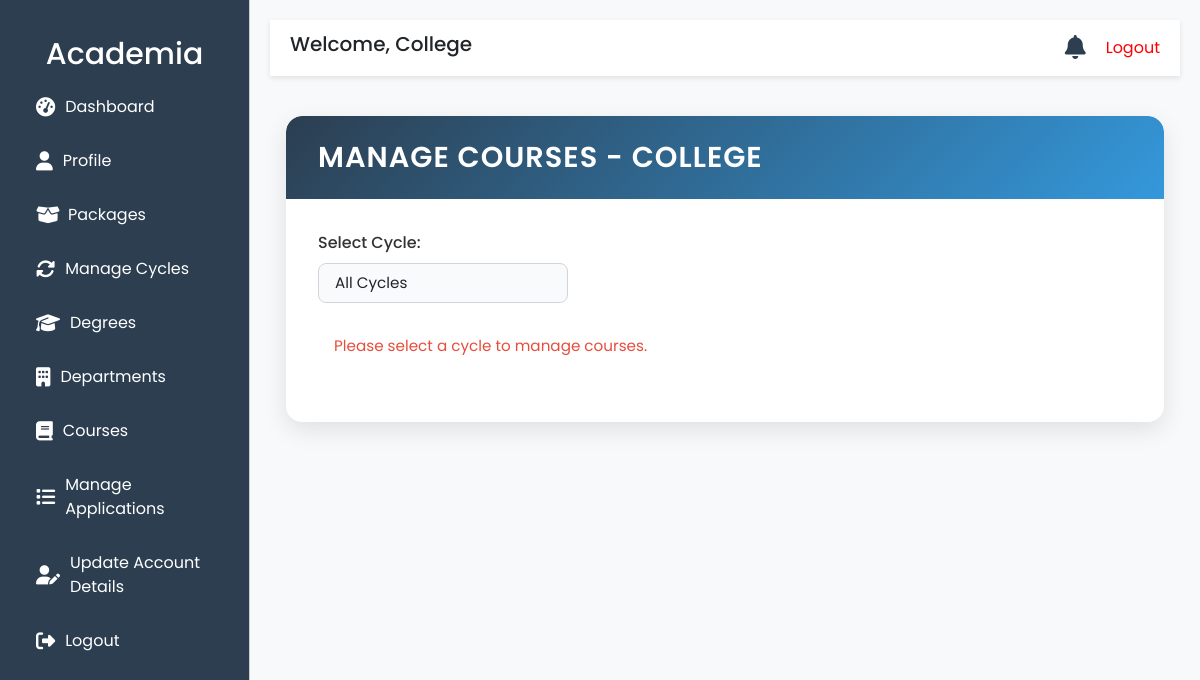
/colleges/courses/all/ (signed in), run on the app's committed database.
### core/models.py (models this page shows, shortened)
class User(AbstractUser):
    USER_TYPE_CHOICES = (
        ('student', 'Student'),
        ('school', 'School'),
        ('college', 'College'),
        ('super_admin', 'Super Admin'),
    )
    user_type = models.CharField(max_length=20, choices=USER_TYPE_CHOICES, default='student')
    is_approved = models.BooleanField(default=False)
    last_login = models.DateTimeField(null=True, blank=True)
    last_logout = models.DateTimeField(null=True, blank=True)
    password_reset_requested_at = models.DateTimeField(null=True, blank=True)
    password_reset_created_at = models.DateTimeField(null=True, blank=True)
    email = models.EmailField(unique=True, error_messages={
        'unique': "A user with that email already exists.",
    })
    objects = CustomUserManager()

### colleges/models.py (models this page shows, shortened)
class CollegeProfile(models.Model):
    user = models.OneToOneField(User, on_delete=models.CASCADE, related_name='college_profile')
    college_name = models.CharField(max_length=255)
    principal_name = models.CharField(max_length=100)
    contact_phone = models.CharField(max_length=15)
    alternate_phone_number = models.CharField(max_length=15, blank=True, null=True)
    contact_email = models.EmailField()
    college_type = models.CharField(
        max_length=50,
        choices=[('Private', 'Private'), ('Government', 'Government'), ('Autonomous', 'Autonomous')]
    )
    affiliation = models.CharField(max_length=100)
    accreditation = models.CharField(
        max_length=100,
        choices=[('AICTE', 'AICTE'), ('NAAC', 'NAAC'), ('NBA', 'NBA'), ('', 'Other')]
    )
    courses_offered = models.TextField(blank=True, null=True)
    streams_available = models.TextField(blank=True, null=True)
    medium_of_instruction = models.CharField(
        max_length=50,
        choices=[('English', 'English'), ('Telugu', 'Telugu'), ('Hindi', 'Hindi'), ('Other', 'Other')],
        blank=True,
        null=True
    )
    established_year = models.IntegerField()
    total_students = models.IntegerField()
    total_faculty = models.IntegerField()
    college_code = models.CharField(max_length=50, blank=True, null=True)
    website = models.URLField(blank=True, null=True)
    hostel_availability = models.BooleanField(default=False)
    hostel_capacity_boys = models.IntegerField(blank=True, null=True)
    hostel_capacity_girls = models.IntegerField(blank=True, null=True)
    library = models.BooleanField(default=False)
    library_books_count = models.IntegerField(blank=True, null=True)
    labs = models.TextField(blank=True, null=True)
    placement_cell = models.BooleanField(default=False)
    placement_percentage = models.FloatField(blank=True, null=True)
    top_recruiters = models.TextField(blank=True, null=True)
    other_facilities = models.TextField(blank=True, null=True)
    street_address = models.CharField(max_length=255)
    city = models.CharField(max_length=100)
    state = models.CharField(max_length=100, blank=True)
    district = models.CharField(max_length=100, blank=True)
    pincode = models.CharField(max_length=10)
    profile_pic = models.ImageField(upload_to='college_logos/', blank=True, null=True)
    accreditation_certificate = models.FileField(upload_to='college_certificates/', blank=True, null=True)
    brochure = models.FileField(upload_to='college_brochures/', blank=True, null=True)
    created_at = models.DateTimeField(default=timezone.now)
    updated_at = models.DateTimeField(default=timezone.now)

### colleges/views.py (the view)
# urls.py: path('courses/all/', views.course_list_all, name='course_list_all'),
@login_required
def course_list_all(request):
    college_profile = get_object_or_404(CollegeProfile, user=request.user)
    selected_cycle_id = request.GET.get('cycle_id')
    selected_cycle = None
    if selected_cycle_id:
        selected_cycle = get_object_or_404(AdmissionCycle, id=selected_cycle_id, college=college_profile)
    degrees = college_profile.degrees.filter(cycle=selected_cycle) if selected_cycle else college_profile.degrees.all()
    degree_department_courses = {}
    all_departments = {}
    all_departments_exist = False
    for degree in degrees:
        dept_courses = {}
        departments = degree.departments.filter(cycle=selected_cycle) if selected_cycle else degree.departments.all()
        print(f"Degree: {degree.name}, Cycle: {selected_cycle.year if selected_cycle else 'All'}, Departments found: {departments.count()}")
        if departments.exists():
            all_departments_exist = True
            all_departments[degree] = departments
        for department in departments:
            courses = department.courses.filter(cycle=selected_cycle) if selected_cycle else department.courses.all()
            if courses.exists():
                dept_courses[department] = courses
        if dept_courses or departments.exists():
            degree_department_courses[degree] = dept_courses
    cycles = AdmissionCycle.objects.filter(college=college_profile).order_by('-year')
    has_degrees = degrees.exists()
    has_departments = all_departments_exist
    return render(request, 'colleges/course_list_all.html', {
        'college_profile': college_profile,
        'degrees': degrees,
        'degree_department_courses': degree_department_courses,
        'all_departments': all_departments,
        'cycles': cycles,
        'selected_cycle_id': selected_cycle_id,
        'selected_cycle': selected_cycle,
        'has_degrees': has_degrees,
        'has_departments': has_departments,
    })

### colleges/templates/colleges/course_list_all.html (shortened to what this page needs)
{% extends 'colleges/base.html' %}
{% block content %}
<div class="course-list-container">
    <div class="card">
        <div class="card-header">
            <h3>Manage Courses - {{ college_profile.college_name }}</h3>
        </div>
        <div class="card-body">
            <form method="get" class="mb-3">
                <label for="cycle_id" class="form-label">Select Cycle:</label>
                <select name="cycle_id" id="cycle_id" class="form-select" onchange="this.form.submit()">
                    <option value="" {% if not selected_cycle_id %}selected{% endif %}>All Cycles</option>
                </select>
            </form>
            {% if selected_cycle %}
                {% if not has_degrees %}
                    <p class="text-danger">No degrees added for cycle {{ selected_cycle.year }}. <a href="{% url 'colleges:add_degree' %}?cycle_id={{ selected_cycle_id }}">Add a Degree</a> first.</p>
                {% elif not has_departments %}
                    <p class="text-danger">No departments added for the selected cycle. <a href="{% url 'colleges:department_list' %}?cycle_id={{ selected_cycle_id }}">Add a Department</a> first.</p>
                {% else %}
                    <div class="dropdown mb-3">
                        <button class="btn btn-primary dropdown-toggle" type="button" id="addCourseDropdown" data-bs-toggle="dropdown" aria-expanded="false">
                            Add Course
                        </button>
                        <ul class="dropdown-menu" aria-labelledby="addCourseDropdown">
                            {% for degree, departments in all_departments.items %}
                                {% for department in departments %}
                                    {% if department.cycle_id == selected_cycle.id %}
                                        <li><a class="dropdown-item" href="{% url 'colleges:add_course' degree.id department.id %}?cycle_id={{ selected_cycle_id }}">Add to {{ degree.name }} - {{ department.name }}</a></li>
                                    {% endif %}
                                {% endfor %}
                            {% empty %}
                                <li><p class="dropdown-item-text">No departments found.</p></li>
                            {% endfor %}
                        </ul>
                    </div>
                    {% for degree, dept_courses in degree_department_courses.items %}
                        <div class="mb-4">
                            <h5>{{ degree.name }} (Cycle: {{ selected_cycle.year }})</h5>
                            {% for department, courses in dept_courses.items %}
                                <h6>{{ department.name }}</h6>
                                {% if courses %}
                                    <div class="table-responsive">
                                        <table class="table">
                                            <thead>
                                                <tr>
                                                    <th>Course Code</th>
                                                    <th>Name</th>
                                                    <th>Semester</th>
                                                    <th>Credits</th>
                                                    <th>Actions</th>
                                                </tr>
                                            </thead>
                                            <tbody>
                                                {% for course in courses %}
                                                    <tr>
                                                        <td data-label="Course Code">{{ course.course_code }}</td>
                                                        <td data-label="Name">{{ course.name }}</td>
                                                        <td data-label="Semester">{{ course.semester }}</td>
                                                        <td data-label="Credits">{{ course.credits }}</td>
                                                        <td data-label="Actions">
                                                            <a href="{% url 'colleges:edit_course' course.id %}?cycle_id={{ selected_cycle_id }}" class="btn btn-warning btn-sm">Edit</a>
                                                            <a href="{% url 'colleges:delete_course' course.id %}?cycle_id={{ selected_cycle_id }}" class="btn btn-danger btn-sm">Delete</a>
                                                        </td>
                                                    </tr>
                                                {% endfor %}
                                            </tbody>
                                        </table>
                                    </div>
                                {% else %}
                                    <p class="text-muted">No courses added for {{ department.name }}.</p>
                                {% endif %}
                            {% endfor %}
                        </div>
                    {% empty %}
                        <p class="text-muted">No departments or courses added yet for this cycle.</p>
                    {% endfor %}
                {% endif %}
            {% else %}
                <p class="text-danger">Please select a cycle to manage courses.</p>
            {% endif %}
        </div>
    </div>
</div>
{% endblock %}

### colleges/templates/colleges/base.html (shortened to what this page needs)
<!DOCTYPE html>
<html lang="en">
<head>
    <link href="https://cdn.jsdelivr.net/npm/bootstrap@5.3.0/dist/css/bootstrap.min.css" rel="stylesheet">
    <link rel="stylesheet" href="https://cdnjs.cloudflare.com/ajax/libs/font-awesome/6.4.0/css/all.min.css">
</head>
<body>
    <div class="sidebar offcanvas offcanvas-start" tabindex="-1" id="sidebarMenu" aria-labelledby="sidebarMenuLabel">
        <div class="offcanvas-body">
            <h4 class="text-center sidebar-header" style="font-size: 30px !important;">Academia</h4>
            <a href="{% url 'colleges:dashboard' %}">
                <i class="fas fa-tachometer-alt"></i> Dashboard
            </a>
            <a href="{% url 'colleges:college_profile' %}">
                <i class="fas fa-user"></i> Profile
            </a>
            <a href="{% url 'colleges:packages' %}">
                <i class="fas fa-box-open me-2"></i> Packages
            </a>
            <a href="{% url 'colleges:cycle_list' %}">
                <i class="fas fa-sync-alt"></i> Manage Cycles
            </a>
            <a href="{% url 'colleges:degree_list' %}">
                <i class="fas fa-graduation-cap"></i> Degrees
            </a>
            <a href="{% url 'colleges:department_list' %}">
                <i class="fas fa-building"></i> Departments
            </a>
            <a href="{% url 'colleges:course_list_all' %}">
                <i class="fas fa-book"></i> Courses
            </a>
            {% if user.is_authenticated and user.user_type == 'college' and user.college_profile %}
                <a href="{% url 'colleges:manage_applications' college_id=user.college_profile.id %}">
                    <i class="fas fa-list"></i> Manage Applications
                </a>
            {% else %}
                <a href="#" class="disabled">
                    <i class="fas fa-list"></i> Manage Applications (Profile Required)
                </a>
            {% endif %}
            <a href="{% url 'colleges:update_college_details' %}" class="text-indigo-600 hover:underline"> <i class="fas fa-user-edit"></i>Update Account Details</a>
            <a href="{% url 'core:logout' %}">
                <i class="fas fa-sign-out-alt"></i> Logout
            </a>
        </div>
    </div>
    <div class="main-content">
        <div class="top-bar">
            <div class="d-flex align-items-center">
                <h5 class="welcome-text">Welcome, {{ user.college_profile.college_name|default:user.username }}</h5>
            </div>
            <div class="d-flex align-items-center">
                <div class="notifications-wrapper">
                    <a href="#" class="notifications-icon" data-bs-toggle="dropdown" aria-expanded="false" id="notificationTrigger">
                        <i class="fas fa-bell"></i>
                    </a>
                </div>
                <a href="{% url 'core:logout' %}" class="" style="color: red; text-decoration:none;">Logout</a>
            </div>
        </div>
        {% block content %}
        {% endblock %}
    </div>
</body>
</html>

### data on the page
User: college_profile.college_name "College"
CollegeProfile: college_name "COLLEGE"
